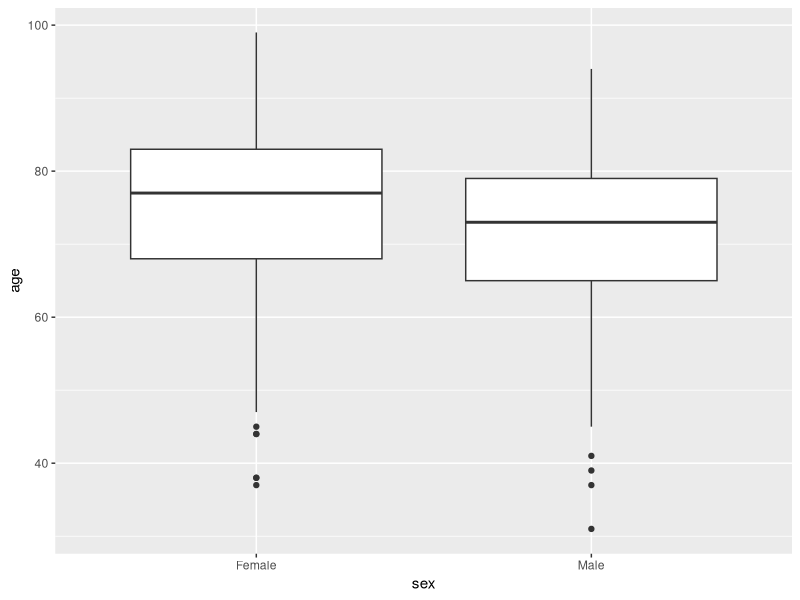
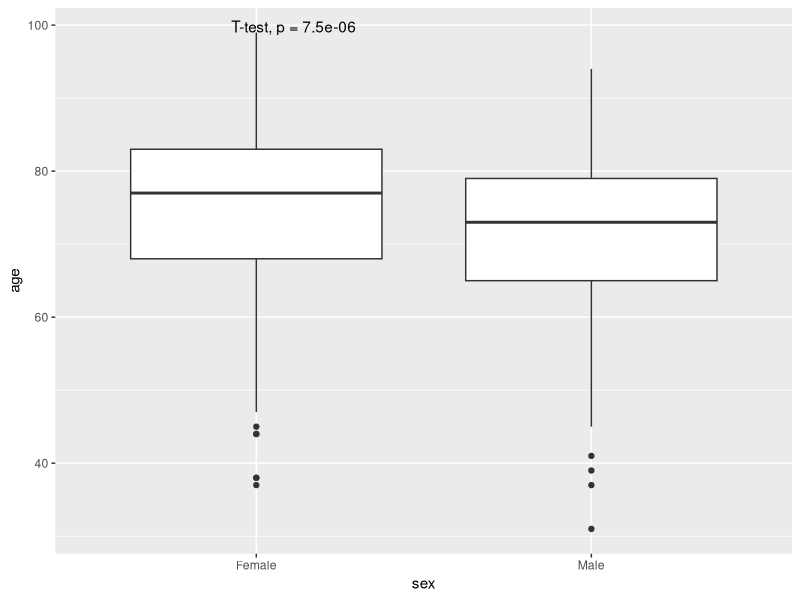
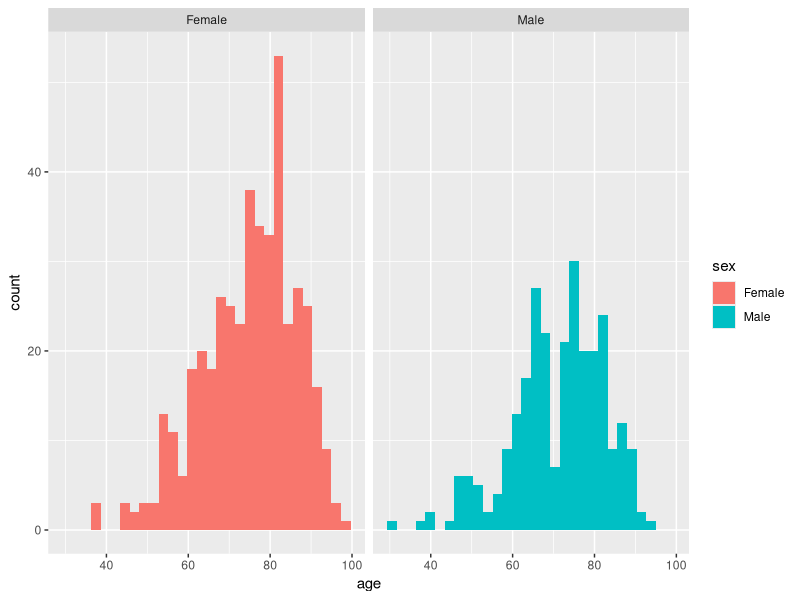
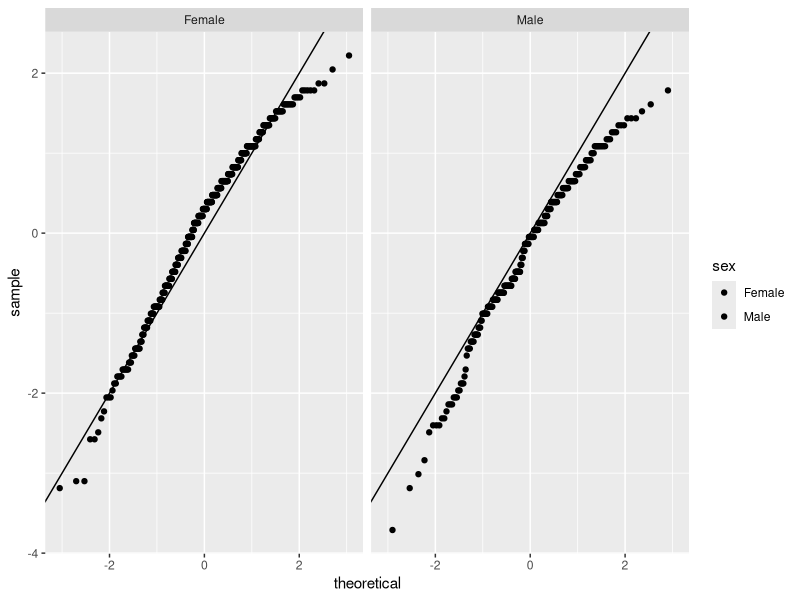
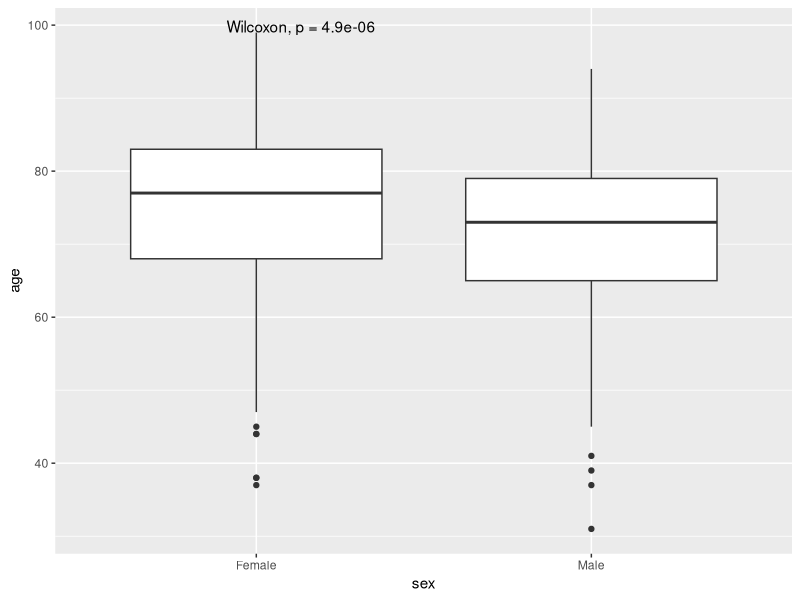
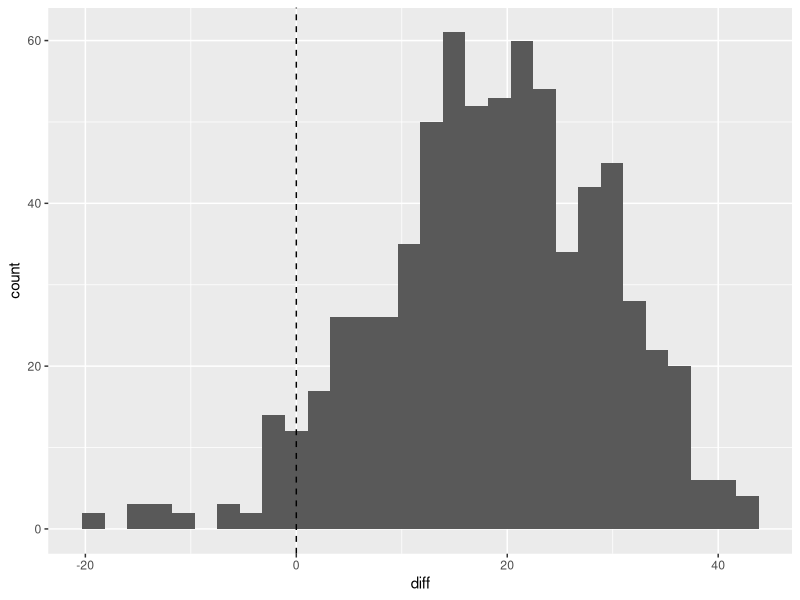
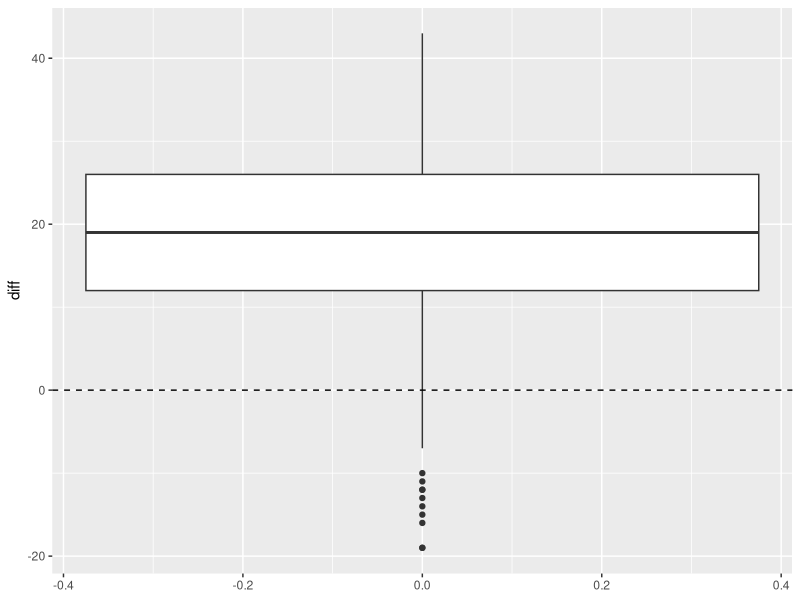
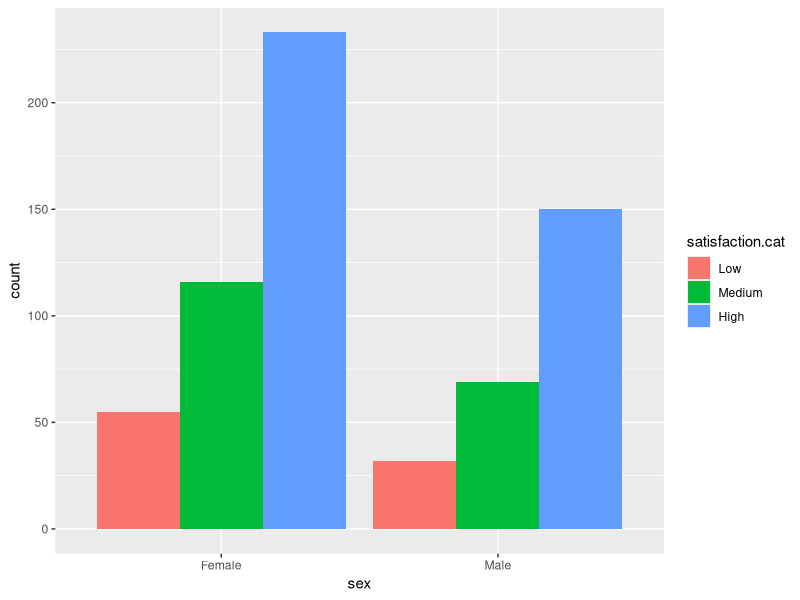

Write the R code that produced these figures, in order.
## ---- chunk 1
library(tidyverse)
## ---- chunk 2
getwd()
hip<-read.csv("../inst/extdata/hip_data.csv")
head(hip)
## ---- chunk 3
hip %>% filter(!is.na(sex)) %>% ggplot(aes(sex,age)) + geom_boxplot()
## ---- chunk 4
t<-t.test(age~sex,data=hip %>% filter(!is.na(sex)))
t

t$estimate
t$p.value
## ---- chunk 5
library(ggpubr)
hip %>% filter(!is.na(sex)) %>% ggplot(aes(sex,age)) + geom_boxplot() + stat_compare_means(method = "t.test")
## ---- chunk 6
hip %>% filter(!is.na(sex)) %>% ggplot(aes(age, fill=sex)) + facet_grid(~sex) + geom_histogram()
hip %>% filter(!is.na(sex)) %>% ggplot(aes(sample=scale(age), fill=sex)) + facet_grid(~sex) + geom_qq() + geom_abline() 
## ---- chunk 7
w<-wilcox.test(age~sex,data=hip %>% filter(!is.na(sex)))
w

est<-hip %>% filter(!is.na(sex)) %>% group_by(sex) %>% summarize(median=median(age,na.rm=TRUE))
est
## ---- chunk 8
hip %>% filter(!is.na(sex)) %>% ggplot(aes(sex,age)) + geom_boxplot() + stat_compare_means()
## ---- chunk 9

t<-t.test(hip$ohs0,hip$ohs6, paired=TRUE)
t

t$estimate
t$p.value
## ---- chunk 10
hip %>% mutate(diff=ohs6-ohs0) %>% ggplot(aes(diff)) + geom_histogram() +  geom_vline(xintercept = 0, lty=2) 
## ---- chunk 11
w<-wilcox.test(hip$ohs0,hip$ohs6,paired=TRUE)
w

w$p.value


## ---- chunk 12
hip %>% mutate(diff=ohs6-ohs0) %>% ggplot(aes(diff)) + geom_boxplot() +  geom_vline(xintercept = 0, lty=2)  + coord_flip() 
## ---- chunk 13
hip<-hip %>% mutate(satisfaction.cat=factor(ifelse(satisfaction<80,"Low",ifelse(between(satisfaction,80,90),"Medium","High")), levels=c("Low","Medium","High")))

hip %>% pull(satisfaction.cat) %>% table()


## ---- chunk 14
a<-aov(age~satisfaction.cat,data=hip)

s<-summary(a)

s
## ---- chunk 15

hip %>% filter(!is.na(satisfaction.cat))  %>% filter(!is.na(sex)) %>% ggplot(aes(sex,fill=satisfaction.cat)) + geom_bar(position="dodge")

t <- hip %>% select(sex,satisfaction.cat) %>% table()
t
## ---- chunk 16
p<-prop.table(t, margin =1)

p %>% as.data.frame() %>% ggplot(aes(x=sex,y=Freq,fill=satisfaction.cat)) + geom_bar(stat="identity")

## ---- chunk 17
p[1,]/p[2,]
## ---- chunk 18
c<-chisq.test(t)
c

